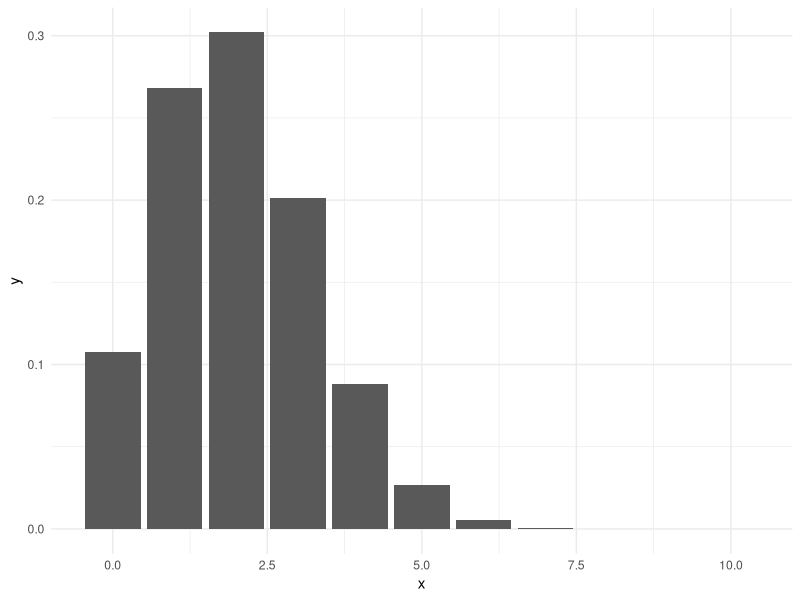
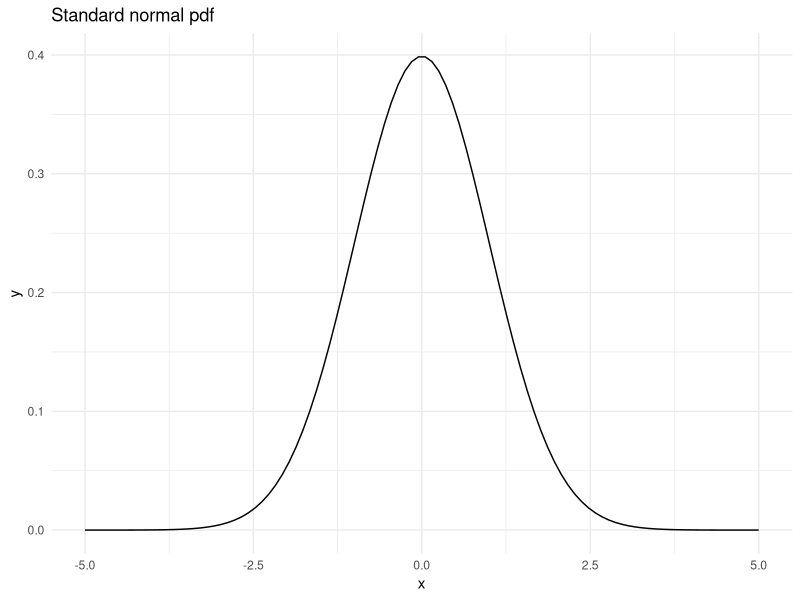
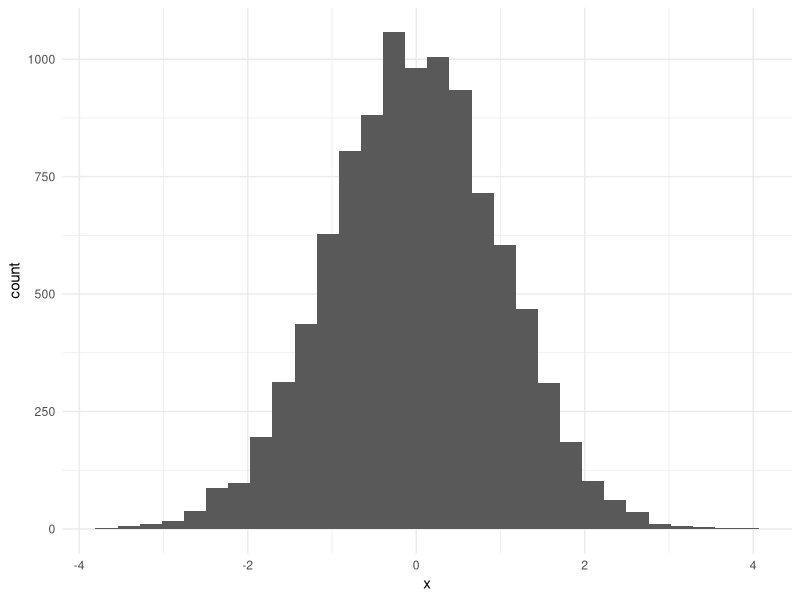
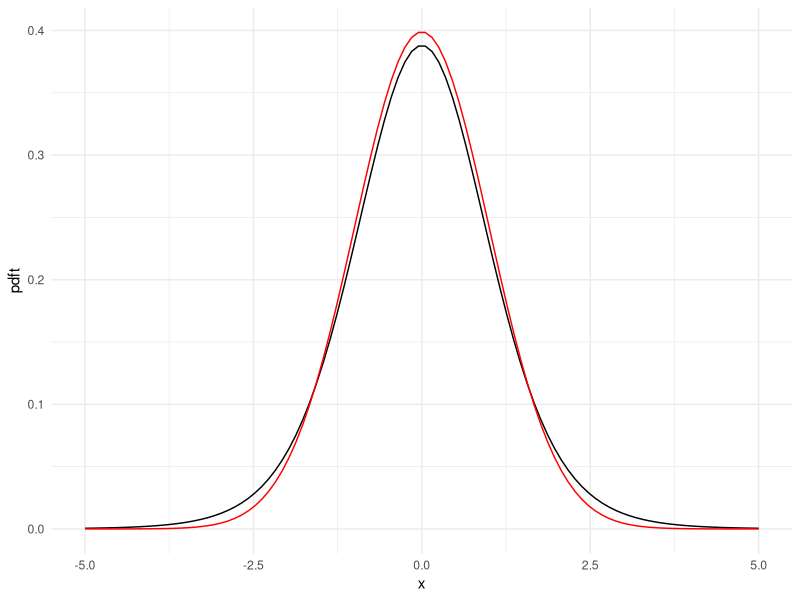
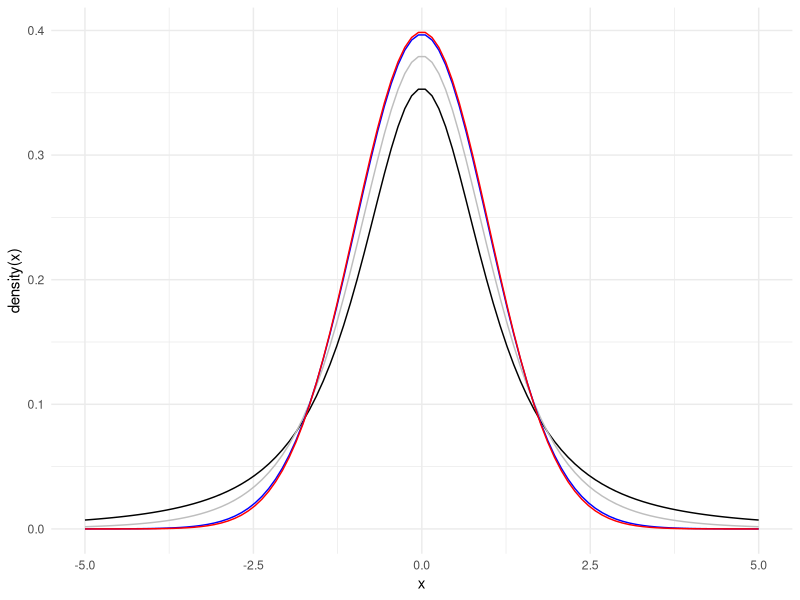
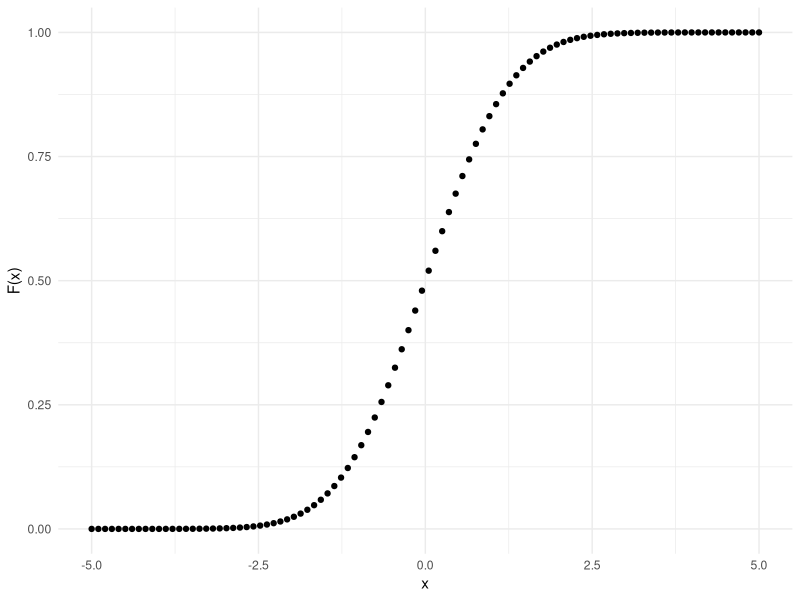
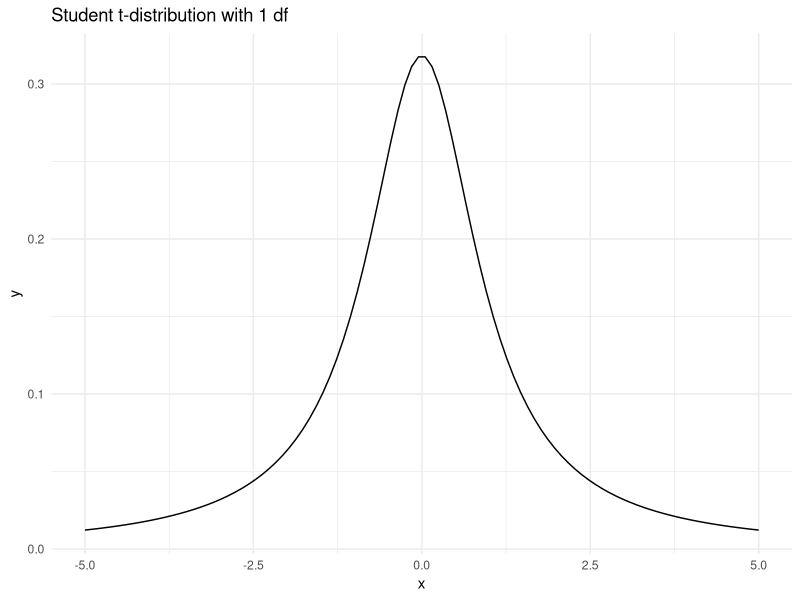
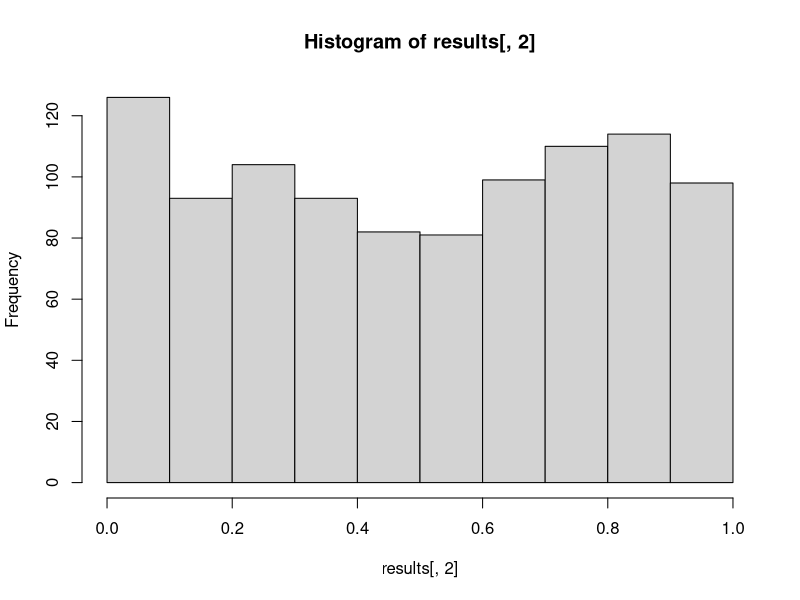

R code for these plots, in order:
## ---- chunk 1
#showsol<-FALSE
showsol=FALSE
knitr::opts_chunk$set(echo = TRUE,tidy=TRUE,message=FALSE,warning=FALSE,tidy.opts=list(width.cutoff=68),
                      cache=T)
## ---- chunk 2
cat("**Solution:** 
$X$ follows a binomial distribution if its probability mass function is given by $P(X=x)={n\\choose x}p^x(1-p)^{n-x}$ for $x=0$, $1$, $\\ldots$, $n$, where the parameter $n$ is a positive integer and the parameter $p$ is a number between $0$ and $1$. Typically, $X$ is the number of successes in a Bernoulli process consisting of $n$ trials where the probability of success in each trial is $p$.
")
## ---- chunk 3
library(ggplot2)
n=10
p=0.2
probs=dbinom(0:10,n,p)
df=data.frame(x=0:10,y=probs)
p<-ggplot(data=df, aes(x=x, y=y)) +
  geom_bar(stat="identity")+theme_minimal()
p
## ---- chunk 4
cat("**Solution:**
The approximation is best for $p=0.5$. Then the probability mass function is symmetric, as is the nomral probability density function. The approximation gets worse the closer $p$ is to $0$ or $1$.
")
## ---- chunk 5
x = seq(from = -5, to = 5, length=100)
y = dnorm(x = x, mean = 0, sd = 1)
df=data.frame(x=x,y=y)
p=ggplot(data=df,aes(x=x, y=y)) +
           geom_line()+
           ggtitle("Standard normal pdf")+theme_minimal()
p
         
## ---- chunk 6
cat("**Solution:**
`dnorm(1.4)` gives `0.1497275`. For a small $\\delta$, $P(1.4-\\delta<Z<1.4+\\delta) \\approx 2\\cdot0.15\\cdot\\delta$ for a standard normally distributed $Z$.
")
## ---- chunk 7
n = 10000
x = rnorm(n = n, mean = 0, sd = 1)
p=ggplot(data.frame(x=x),aes(x))+
  geom_histogram()+theme_minimal()
p
## ---- chunk 8
library(ggplot2)
n=10
x = seq(from = -5, to = 5, length=100)
pdft = dt(x = x, df=n-1)
pdfn=dnorm(x)
df=data.frame(x=x,pdft=pdft,pdfn=pdfn)
p=ggplot(data=df,aes(x=x)) +
  geom_line(aes(x=x,y=pdft))+
  geom_line(aes(x=x,y=pdfn),colour="red")+
  theme_minimal()
p
         
## ---- chunk 9
x = seq(from = -5, to = 5, length=100)
pdft2 = dt(x = x, df=2)
pdft5 = dt(x = x, df=5)
pdft50 = dt(x = x, df=50)
pdfn=dnorm(x)
df=data.frame(x=x,pdft2=pdft2,pdft5=pdft5,pdft50=pdft50,pdfn=pdfn)
p=ggplot(data=df,aes(x=x)) +
  geom_line(aes(x=x,y=pdft2))+
  geom_line(aes(x=x,y=pdft5), colour="grey")+
  geom_line(aes(x=x,y=pdft50), colour="blue")+
  geom_line(aes(x=x,y=pdfn),colour="red")+
  theme_minimal() + labs(y = "density(x)")
p
         
## ---- chunk 10
x = seq(from=-5, to=5, length=100)
df = data.frame(x=x,y=pnorm(x,0,1))
p=ggplot(data=df,aes(x=x, y=y)) +
  geom_point() + labs(y="F(x)") + theme_minimal()
p
## ---- chunk 11
z_l = qnorm(0.025, mean = 0, sd = 1) #lower
z_u = qnorm(0.975, mean = 0, sd = 1) #upper
c(z_l, z_u)
## ---- chunk 12
alpha_lower = pnorm(q = z_l, mean = 0, sd = 1, lower.tail = TRUE)
alpha_upper = 1 - pnorm(q = z_u, mean = 0, sd = 1, lower.tail = TRUE)
c(alpha_lower, alpha_upper)
## ---- chunk 13
cat("**Solutions:**
`pnorm(-5)` and `pnorm(5)` give `2.866516e-07` and `0.9999997`, respectively, i.e. close to 0 and 1. This agrees with the figure of the cdf.
")
## ---- chunk 14
cat("**Solution:**
We can use the following code:
")
## ---- chunk 15
pt(q = 1.8, df = 1)
pt(q = 2, df = 1) - pt(q = 1, df = 1) 
qt(p=0.1, df=1, lower.tail = F)
## ---- chunk 16
x = seq(-5,5, length = 100)
y = dt(x, df = 1)
df = data.frame(x=x, y=y)
p = ggplot(data=df, aes(x=x,y=y)) + geom_line() + ggtitle("Student t-distribution with 1 df") + theme_minimal()
p
## ---- chunk 17
myz.test <- function(x,sd)
{
  n <- length(x)
  xbar <- mean(x)
  zobs <- xbar/(sd/sqrt(n))
  # if you what to print remove hashtag in next line
  # print(paste("Zobs",zobs)) 
  pval<- 2*pnorm(abs(zobs),lower.tail=FALSE)
  # if you what to print remove hashtag in next line
  # print(paste("P-value",pval))
  return(list("statistic"=zobs,"p.value"=pval))
}
## ---- chunk 18
set.seed(23422)
testds <- rnorm(100,mean=0.5,sd=6)
myz.test(testds,sd=6)
## ---- chunk 19
mu=0
sigma=4
n=10 # size of each data set
B=1000 # number of data sets to simulate
results <- matrix(NA,ncol=2,nrow=B)
for (i in 1:B)
{
  testX <- rnorm(n,mean=mu,sd=sigma)
  thisresult <- myz.test(testX,sigma)
  results[i,] <- c(thisresult$statistic,thisresult$p.value)
}
hist(results[,2])
## ---- chunk 20
cat("**Solution:**
The test $H_0\\colon\\mu=0$ versus $H_1\\colon\\mu\\neq0$ is performed 1000 times. The histogram (above) displays the $p$-values. They seem uniformly distributed, as $p$-values from a true simple nullhypothis should be with continuous data.
")
## ---- chunk 21
x = seq(from = -10, to = 10, length = 500)
y1 = dnorm(x, mean = 0, sd = 1)
y2 = dnorm(x, mean = 0, sd = 2)
y3 = dnorm(x, mean = 1, sd = 2)
y4 = dnorm(x, mean = -1, sd = 2)
df = data.frame(x, y1, y2, y3, y4)
ggplot(df, aes(x, y = value, color = variable))+ 
    geom_line(aes(y = y1, col = "y1")) + 
    geom_line(aes(y = y2, col = "y2")) + 
    geom_line(aes(y = y3, col = "y3")) + 
    geom_line(aes(y = y4, col = "y4")) + 
    ylim(0, 0.5) + 
    ggtitle("Normal distribution") + 
  scale_colour_discrete(name  ="Mean, sd",
                            breaks=c("y1", "y2", "y3", "y4"),
                            labels=c("0, 1", "0, 2", "1, 2 ", "-1, 2"))+ theme_minimal()
## ---- chunk 22
n = 1000
p = 0.5
x = rbinom(n, size = 1, prob = p)
df = data.frame(x=x)
p = ggplot(df, aes(x=x)) + geom_histogram() + theme_minimal()
p
## ---- chunk 23
cat("**Solution:**
An experiment of flipping a coin 100 times is repeated 1000 times. Each of the 1000 results will be an integer between 0 and 1000 (inclusive). The number of heads in each experiment has the binomial distribution with parameters $n=100$ and $p=0.5$. The mean of this distribution is $np=50$ and the variance is $np(1-p)=25$. We find the probability of having one or zero heads by `pbinom(1, size=100, prob=0.5)`, which gives `7.967495e-29`, and the probability of having exactly one head by `dbinom(1,100,.5)`, which gives `7.888609e-29`, i.e., very small probabilities. \\par The R code (below) draws a kernel density estimate (a smoothed version of the histogram) of the number of heads in the 1000 experiments (red). The same is done for a normal approximation to the binomial distribution (blue).
")
## ---- chunk 24
n = 1000
p = 0.5
x = rbinom(n, size = 100, prob = 0.5)
x_normal = rnorm(n, mean = 100*p, sd = sqrt(100*p*(1-p)))
#hist(x)
#hist(x_normal)
df = data.frame(x = x, x_normal = x_normal)
ggplot(data = df, aes(x = values), color = variable) + 
  geom_density(aes(x = x, col = "x")) + 
  geom_density(aes(x = x_normal, col = "x_normal"))+
   theme_minimal()
## ---- chunk 25
cat("**Solution:**
R code and plots:
")
## ---- chunk 26
x = seq(from = 0, to = 8, length = 500)
y1 = dchisq(x, df = 1)
y2 = dchisq(x, df = 2)
y3 = dchisq(x, df = 3)
y4 = dchisq(x, df = 4)
y6 = dchisq(x, df = 6)
y9 = dchisq(x, df = 9)
df = data.frame(x,y1,y2,y3,y4,y6,y9)
ggplot(df, aes(x, y = value, color = variable))+ 
    geom_line(aes(y = y1, col = "y1")) + 
    geom_line(aes(y = y2, col = "y2")) + 
    geom_line(aes(y = y3, col = "y3")) + 
    geom_line(aes(y = y4, col = "y4")) + 
    geom_line(aes(y = y6, col = "y6")) + 
    geom_line(aes(y = y9, col = "y9")) + 
    ylim(0, 0.5) + theme_minimal()+
    ggtitle("Chi^2-pdf") + 
  scale_colour_discrete(name  ="Df",
                            breaks=c("y1", "y2", "y3", "y4", "y6", "y9"),
                            labels=c("1", "2", "3", "4", "6", "9"))
   
x = seq(from = 0, to = 8, length = 500)
y1 = pchisq(x, df = 1) 
y2 = pchisq(x, df = 2) 
y3 = pchisq(x, df = 3) 
y4 = pchisq(x, df = 4) 
y6 = pchisq(x, df = 6) 
y9 = pchisq(x, df = 9) 
df = data.frame(x,y1,y2,y3,y4,y6,y9)
ggplot(df, aes(x, y = value, color = variable))+ 
    geom_line(aes(y = y1, col = "y1")) + 
    geom_line(aes(y = y2, col = "y2")) + 
    geom_line(aes(y = y3, col = "y3")) + 
    geom_line(aes(y = y4, col = "y4")) + 
    geom_line(aes(y = y6, col = "y6")) + 
    geom_line(aes(y = y9, col = "y9")) + 
    ylim(0, 1) + 
    ggtitle("Chi^2-cdf") + theme_minimal()+
  scale_colour_discrete(name  ="Df",
                            breaks=c("y1", "y2", "y3", "y4", "y6", "y9"),
                            labels=c("1", "2", "3", "4", "6", "9"))
x = seq(from = -4, to = 4, length = 500)
y1 = dt(x, df = 1)
y2 = dt(x, df = 2)
y3 = dt(x, df = 3)
y4 = dt(x, df = 4)
y5 = dt(x, df = 5)
df = data.frame(x,y1,y2,y3,y4,y5)
ggplot(df, aes(x, y = value, color = variable))+ 
    geom_line(aes(y = y1, col = "y1")) + 
    geom_line(aes(y = y2, col = "y2")) + 
    geom_line(aes(y = y3, col = "y3")) + 
    geom_line(aes(y = y4, col = "y4")) + 
    geom_line(aes(y = y5, col = "y5")) + 
    ylim(0, 0.4) + 
    ggtitle("T-pdf") + 
  scale_colour_discrete(name  ="Df",
                            breaks=c("y1", "y2", "y3", "y4", "y5"),
                            labels=c("1", "2", "3", "4", "5")) +  theme_minimal()
x = seq(from = -4, to = 4, length = 500)
y1 = pt(x, df = 1) 
y2 = pt(x, df = 2) 
y3 = pt(x, df = 3) 
y4 = pt(x, df = 4) 
y6 = pt(x, df = 5) 
df = data.frame(x,y1,y2,y3,y4,y5)
ggplot(df, aes(x, y = value, color = variable))+ 
    geom_line(aes(y = y1, col = "y1")) + 
    geom_line(aes(y = y2, col = "y2")) + 
    geom_line(aes(y = y3, col = "y3")) + 
    geom_line(aes(y = y4, col = "y4")) + 
    geom_line(aes(y = y6, col = "y5")) + 
    ylim(0, 1) + 
    ggtitle("T-cdf") + 
  scale_colour_discrete(name  ="Df",
                            breaks=c("y1", "y2", "y3", "y4", "y5"),
                            labels=c("1", "2", "3", "4", "5")) + theme_minimal()
